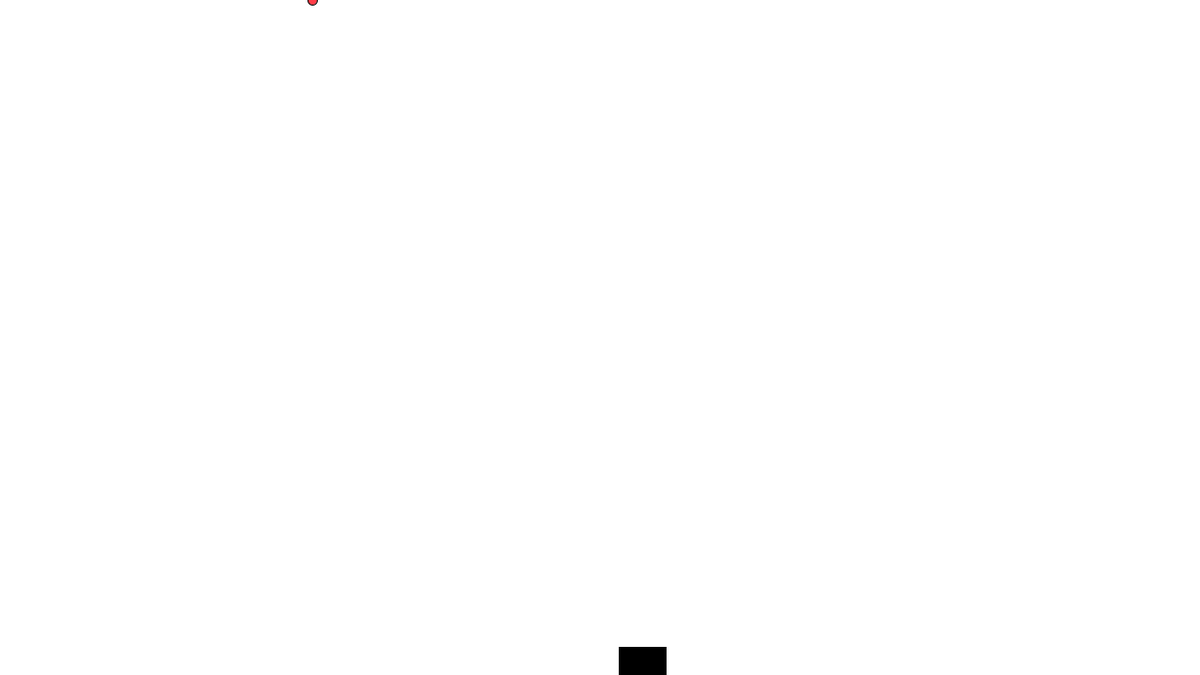
Frame 1 (no input)
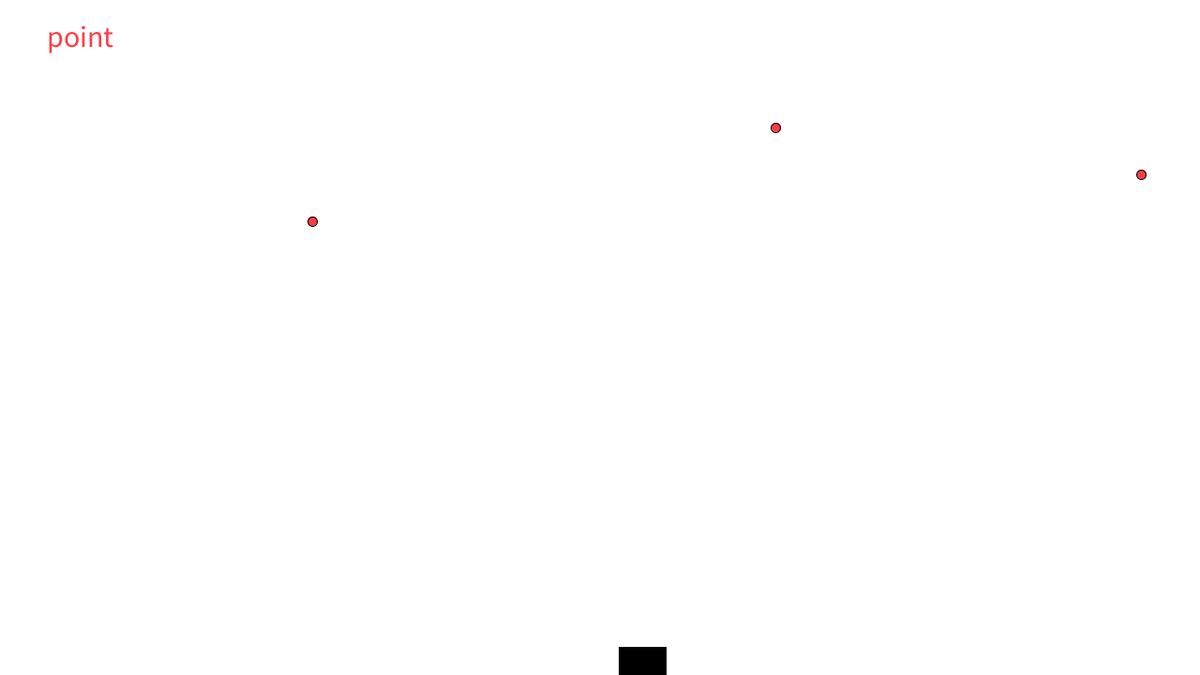
Frame 60 (the mouse pressed at the canvas centre just before this capture)
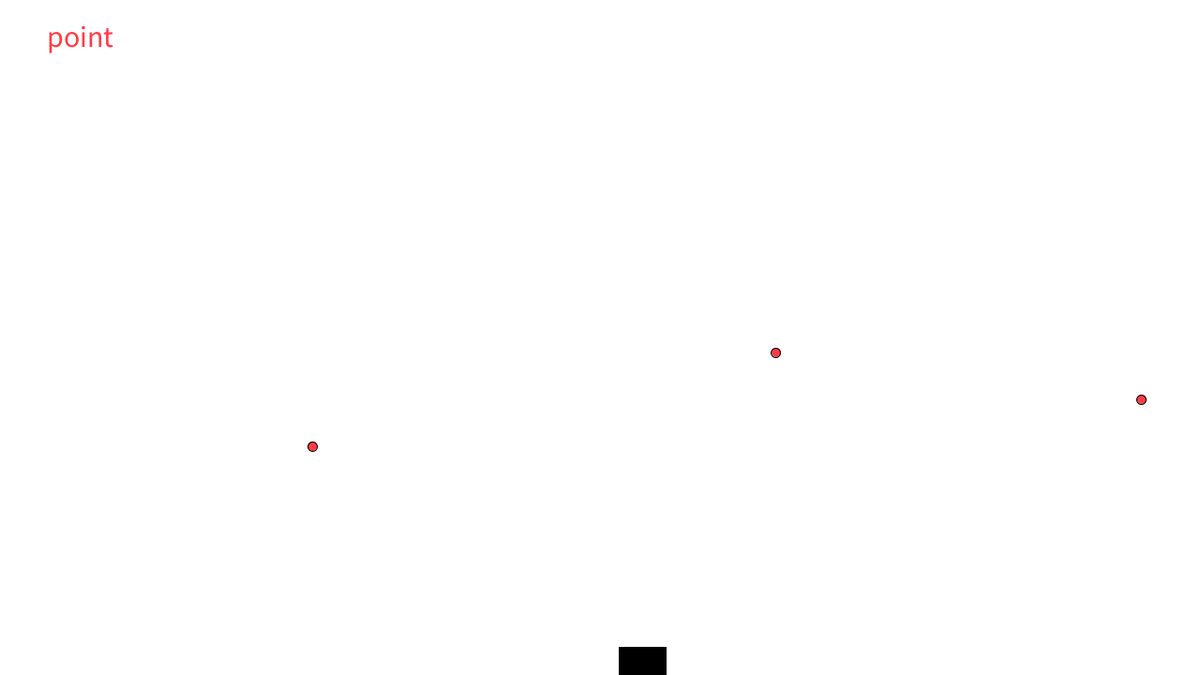
Frame 120 (the mouse held since frame 60 and released just before this capture)

The Processing sketch that drew these frames (run headless with seeded random() and noise(); from frame 60 on, the mouse is pressed at the canvas centre):

// Processing sketch: processing_120879
// ── processing_120879.pde

/*Spil, lab et rumskib som bevæger sig ud fra mus
Der skal tilfældigvis komme bomber, hvis rumskibet bliver ramt skal det eksplodere
*/
//Variabler
float randomx = random(1,1280);
float randomx2  = random(1,1280);
float randomx3 = random(1,1280);
int position_firkant = 660;
int point;
float positiony = -100;
float positiony2 = 0;
float positiony3 = -50;
int fald = 4;
int tid = 0;
int balls;
int game_over = 0;

//Setup
void setup()
{
  size(1280,720);
  frameRate(60);
  textSize(32);
}

void draw()
{
  background(#ffffff);
  physics();
  fill(0,0,0);
    rect(position_firkant,690,50,30);
  noFill();
  tid++;
  if(game_over==0)
  {
    shower();
    shower_2();
    shower_3();
  }
  game_over();


}

void game_over()
{
  if(positiony > 695 && positiony <= 720 && randomx > position_firkant && randomx <= position_firkant+55)
  {
    game_over = 1;
  }
  if(positiony2 > 695 && positiony2 <= 720 && randomx2 > position_firkant && randomx2<= position_firkant+55)
  {
    game_over = 1;
  }
  if(positiony3 > 695 && positiony3 <= 720 && randomx3 > position_firkant && randomx3<= position_firkant+55)
  {
    game_over = 1;
  }
  if(game_over==1)
  {
     text("GAME OVER",100,50); 
     frameRate(1);
     point++;
    }
}

void shower()
{
    fill(255,60,70);
      ellipse(randomx,positiony,10,10);
    noFill();
    positiony = positiony+fald;
    if (positiony > 720)
    {
    positiony= random(-300,-150);
    randomx = random(1,1280);
    fald = fald+2;
    point++;
    }

}
void shower_2()
{
    fill(255,60,70);
      ellipse(randomx2,positiony2,10,10);
    noFill();
    positiony2 = positiony2+fald;
    if (positiony2 > 720)
    {
    randomx2 = random(1,1280);
    positiony2 = random(-500,-300);
    fald = fald+2;
    point++;
    }

}
void shower_3()
{
    fill(255,60,70);
      ellipse(randomx3,positiony3,10,10);
    noFill();
    positiony3 = positiony3+fald;
    if (positiony3 > 720)
    {
    randomx3 = random(1,1280);
    positiony3 = random(-500,-300);
    fald = fald+2;
    point++;
    }

}

void physics()
{
  
  if(fald>=20)
    {
      fald= 20;
    }
//Controls
  if(key == CODED)
{
    if(keyCode == LEFT && keyPressed==true)
    {
      position_firkant = position_firkant-10;
    }
    if(keyCode == RIGHT && keyPressed==true)
    {
      position_firkant = position_firkant +10;
    }

}
//Boundaries
  if(position_firkant<=0)
  {
    position_firkant = 0;
  }
  else if (position_firkant >= 1230)
  {
    position_firkant = 1230;
  }
  //reset
  if(key=='r' || key=='R')
  {
   game_over=0; 
   frameRate(60);
  }
  //pointscore
  text("point", 50,50);
}
